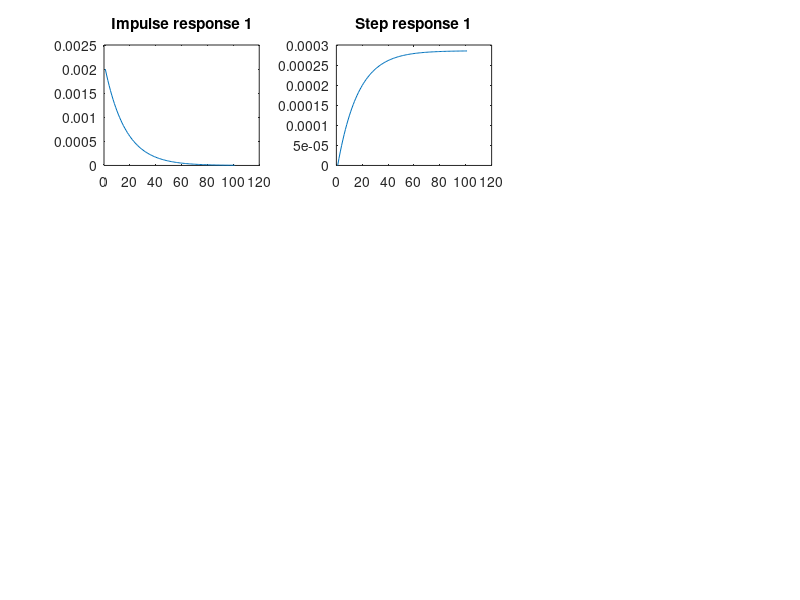

Source code (MATLAB): (Note: this script raises an error after producing the figure.)
%% Title:Control System-First Order System: Analysis by poles and parameters
%Author:Prateek Chauhan
%PS No:99003739
%Date:7/04/2021
%Version:R2020b

%% This Document has equation for motion differential system
%Equation:mdv/dt+bv=u

%% Math analysis
%dependent variables:v
%independent variables:t,u
%constant:m,b
%Root:-b/m


%% IVT
%for impulse is 1/m=0.002
%for step is 0
%%FVT
%for impulse is 0;
%for step is 1/b=0.00028

m1=500;
b1=3500;
Tau=m1/b1;
TF=tf([0,1/b1],[Tau,1])
T_R=4*Tau
subplot(3,3,1),plot(impulse(TF))
title("Impulse response 1")
subplot(3,3,2),plot(step(TF))
title("Step response 1")
S = stepinfo(TF)

%% IVT
%for impulse is 1/m=0.00166
%for step is 0
%%FVT
%for impulse is 0;
%for step is 1/b=0.001111

m2=600;
b2=900;
Tau=m2/b2;
T_R=4*Tau
TF=tf([0,1/b2],[Tau,1])
subplot(3,3,3),plot(impulse(TF))
title("Impulse response 2")
subplot(3,3,4),plot(step(TF))
title("Step response 2")
S = stepinfo(TF)

%% IVT
%for impulse is 1/m=0.00125
%for step is 0
%%FVT
%for impulse is 0;
%for step is 1/b=0.025

m3=800;
b3=40;
Tau=m3/b3;
T_R=4*Tau
TF=tf([0,1/b3],[Tau,1])
subplot(3,3,5),plot(impulse(TF))
title("Impulse response 3")
subplot(3,3,6),plot(step(TF))
title("Step response 3")
S = stepinfo(TF)

%% Poles plotting 
hold on

subplot(3,3,7)
[z1,p1,k1]= tf2zp([0,1/b1],[m1/b1,1])
zplane(z1,p1)

hold on

subplot(3,3,7)
[z2,p2,k2]= tf2zp([0,1/b2],[m2/b2,1])
zplane(z2,p2)

hold on
subplot(3,3,7)
[z3,p3,k3]= tf2zp([0,1/b3],[m3/b3,1])
zplane(z3,p3)

%% Response analysis (SAS)
% Rise time
%T1=0.3139
%T2=1.4647
%T3=43.9401
%System 1 has the least rise time so the speed of system is greatest
%System 3 has the greatest rise time so the speed of system is least

% Settling time
%S1=0.5589
%S2=2.6080
%S3=78.2415
%System 1 is taking least time to get settled so the system is accurate
%System 3 is taking most time to get settled so the system is least accurate

% Pole position
%P1=-7.0
%P2=-1.5000
%P3=-0.0500
% system 1 pole is farthest away from pole:best stabilty among 3 
% system 1 pole is farthest away from pole:worst stablity among 3
